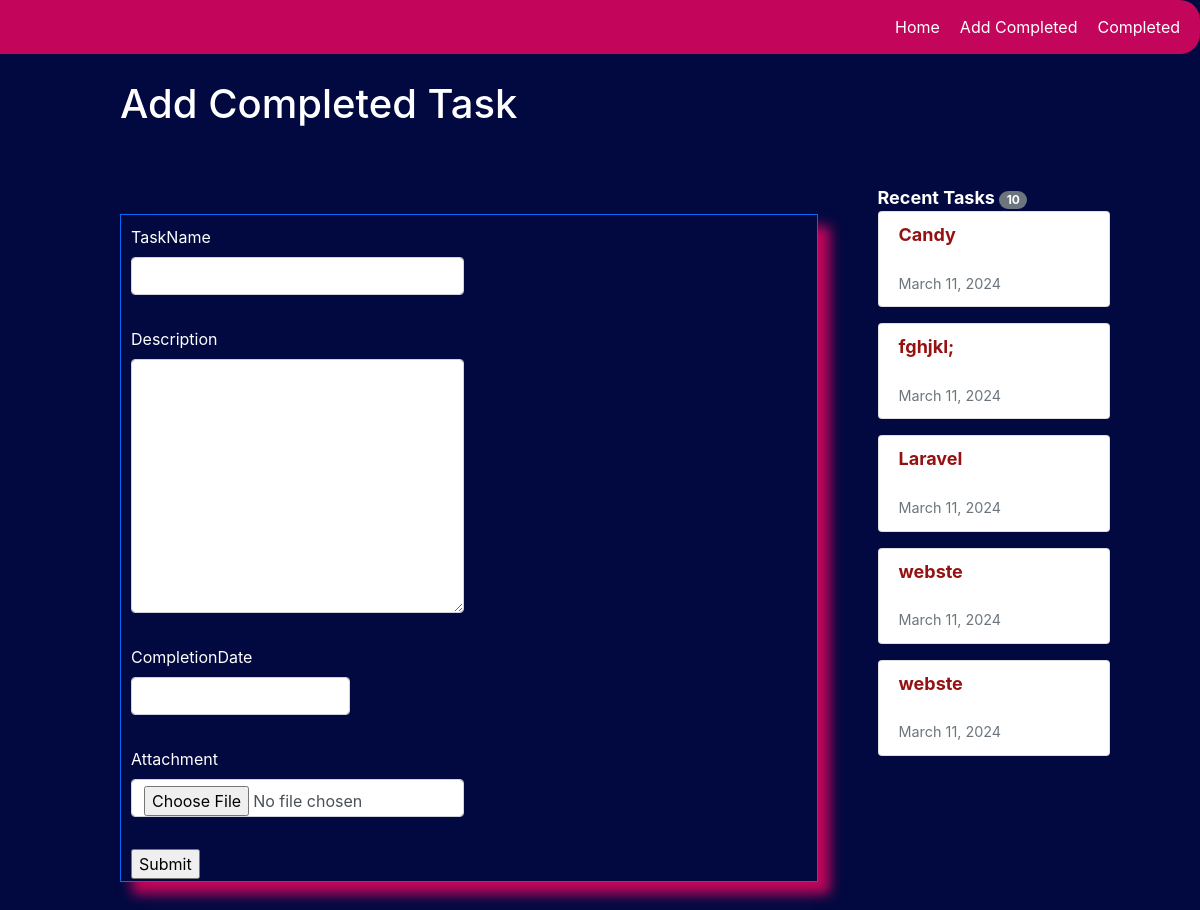
/completedtasks/uploads/, run on the app's committed database.
### Finished_Tasks/models.py (models this page shows, shortened)
class completedTaskss(models.Model):
    taskName = models.CharField(max_length=120, default='', blank=True, null=True)
    description = models.TextField(max_length=3000, default='', blank=True, null=True)
    completionDate = models.DateField(auto_now_add=False, auto_now=False, null=True, blank=True)
    attachment = models.FileField(upload_to= 'Completed_tasks/', null=True, blank=True)  # This line defines the attachment field

### Finished_Tasks/views.py (the view)
# urls.py: path('uploads/', views.upload_task, name='upload'),
def upload_task(request):
    form = CompletedTasksForm(request.POST or None)
    total_tasks = completedTaskss.objects.count()
    queryset = completedTaskss.objects.order_by('-completionDate')[:5]
    if form.is_valid():
        form.save()
        messages.success(request, 'Successfully saved the task')
        return redirect("/completedtasks/list")
    context = {
    "form": form,
	"title": "Add Completed Task",
 	"total_tasks": total_tasks,
	"queryset": queryset,
        }
    return render(request, "uploadFile.html", context)

### Finished_Tasks/forms.py (shortened to what this page needs)
class CompletedTasksForm(forms.ModelForm):
    class Meta:
        model = completedTaskss
        fields = [ 'taskName', 'description', 'completionDate', 'attachment']

### Finished_Tasks/templates/uploadFile.html (shortened to what this page needs)
{% load static %}
{% load crispy_forms_tags %}
{% load widget_tweaks %}
{% include "tasksNavbar.html" %}
<head>
    <link rel="stylesheet" type="text/css" href="https://stackpath.bootstrapcdn.com/bootstrap/4.5.2/css/bootstrap.min.css">
    <link href="{% static 'css/style.css' %}" rel="stylesheet">
    <link href="{% static 'js/jquery-ui-1.13.2/jquery-ui.min.css' %}" rel="stylesheet">
    <link href="{% static 'js/jquery-ui-1.13.2/jquery-ui.structure.min.css' %}" rel="stylesheet">
    <link href="{% static 'js/jquery-ui-1.13.2/jquery-ui.theme.min.css' %}" rel="stylesheet">
</head>
<body>
    <div class="main-container">
        <div class="title">
            <h1>Add Completed Task</h1>
            <br>
        </div>
        <div class="row">
            <div class='col-sm-9'>
                <div class="myForm">
                    <form method='POST' action=''>{% csrf_token %}
                        <div class="row">
                            <div class='col-sm-12'>
                                <div class="form-row">
                                    <div class="form-group col-md-6">
                                        {{ form.taskName|as_crispy_field }}
                                    </div>
                                </div>
                                <div class="form-row">
                                    <div class="form-group col-md-6">
                                        {{ form.description|as_crispy_field }}
                                    </div>
                                </div>
                                <div class="form-row">
                                    <div class="form-group col-md-4">
                                        {{ form.completionDate|as_crispy_field }}
                                    </div>
                                </div>
                                <div class="form-row">
                                    <div class="form-group col-md-6">
                                        {{ form.attachment|as_crispy_field }}
                                    </div>
                                </div>
                                <input type="submit" value='Submit'/>
                            </div>
                        </div>
                    </form>
                </div>
            </div>
            <div class="col-sm-3">
                <div>
                    <div>
                        <span class="recent">Recent Tasks</span>
                        <span class="badge badge-secondary badge-pill">{{total_tasks}}</span>
                    </div>
                    {% for instance in queryset %}
                    <ul class="list-group mb-3">
                        <li class="list-group-item d-flex justify-content-between lh-condensed">
                            <div style="color: rgb(150, 17, 17); font-weight: bold; font-size: large;">
                                <h6 class="my-0">{{instance.taskName}}</h6><br>
                                <small class="text-muted">{{instance.completionDate}}</small><br>
                            </div>
                        </li>
                    </ul>
                    {% endfor %}
                </div>
            </div>
        </div>
    </div>
</body>
</html>

### Transactions/static/css/style.css (style rules this page uses)
body { background-color: #010940; color: white; }
.myForm { margin-top:300; margin:30px; }
.main-container { width:85%; margin:auto; color: white; }
.myForm form { box-shadow: 10px 10px 10px; box-shadow: 12px 12px 12px #c3055b; border: 1px solid #0d66f4; padding: 10px; padding-bottom: 2px; color: white; }
.recent { color:white; font-weight: bold; font-size:large; }
.my-0 { color:rgb(150, 17, 17); font-weight: bold; font-size:large; }
.title { text-align:left; margin-left: 30; margin-top: 80; font-weight: bold; font-size:xx-large; }

### data on the page
completedTaskss: taskName "Candy", completionDate "March 11, 2024"
completedTaskss: taskName "fghjkl;", completionDate "March 11, 2024"
completedTaskss: taskName "Laravel", completionDate "March 11, 2024"
completedTaskss: taskName "webste", completionDate "March 11, 2024"
completedTaskss: taskName "webste", completionDate "March 11, 2024"

### other printed values
{{ total_tasks }} "10"
